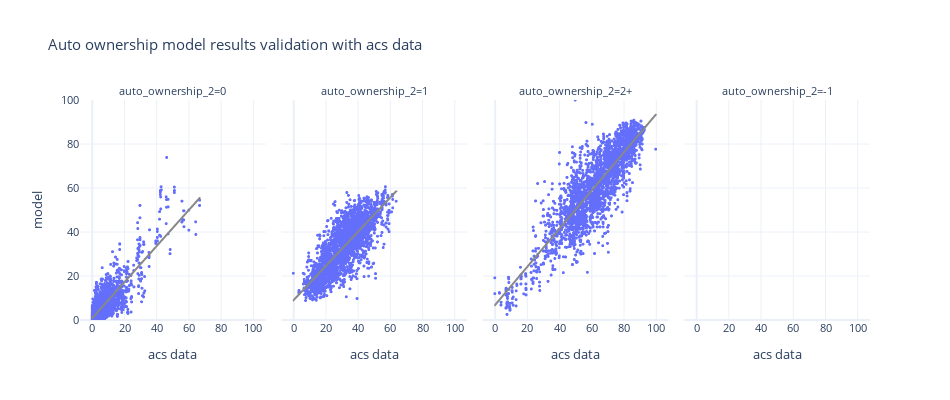

The notebook cell this image was saved under:
### Code cell
df_plot = pd.pivot(bg_auto_ownership, index=['block_group_id','auto_ownership_2'], columns='source', values='percentage').reset_index()



fig = px.scatter(df_plot, x="acs data", y="model", trendline="ols", trendline_color_override='rgb(136, 136, 136)',
                 template="plotly_white",
                 facet_col='auto_ownership_2', height=400, width=1000,
                 title="Auto ownership model results validation with acs data")
fig.update_xaxes(dtick=20)
fig.update_yaxes(dtick=20,range=[0, 100])
fig.update_traces(marker_size=3)
fig.update_layout(height=400, width=950, font=dict(size=11))
fig.show()

### Figure 1 — Plotly figure (JSON) as saved in the notebook; plotly's stock layout.template omitted (floating-point values rounded to 4 significant figures; data arrays with more than 128 entries replaced by an {"elided": "..."} marker saying what was removed)
{"data": [{"hovertemplate": "auto_ownership_2=0<br>acs data=%{x}<br>model=%{y}<extra></extra>", "legendgroup": "", "marker": {"color": "#636efa", "size": 3, "symbol": "circle"}, "mode": "markers", "name": "", "showlegend": false, "type": "scattergl", "x": {"elided": "2641 float values"}, "xaxis": "x", "y": {"elided": "2641 float values"}, "yaxis": "y"}, {"hovertemplate": "<b>OLS trendline</b><br>model = 0.81862 * acs data + 0.868504<br>R<sup>2</sup>=0.721629<br><br>auto_ownership_2=0<br>acs data=%{x}<br>model=%{y} <b>(trend)</b><extra></extra>", "legendgroup": "", "line": {"color": "rgb(136, 136, 136)"}, "marker": {"color": "#636efa", "size": 3, "symbol": "circle"}, "mode": "lines", "name": "", "showlegend": false, "type": "scattergl", "x": {"elided": "2628 float values"}, "xaxis": "x", "y": {"elided": "2628 float values"}, "yaxis": "y"}, {"hovertemplate": "auto_ownership_2=1<br>acs data=%{x}<br>model=%{y}<extra></extra>", "legendgroup": "", "marker": {"color": "#636efa", "size": 3, "symbol": "circle"}, "mode": "markers", "name": "", "showlegend": false, "type": "scattergl", "x": {"elided": "2641 float values"}, "xaxis": "x2", "y": {"elided": "2641 float values"}, "yaxis": "y2"}, {"hovertemplate": "<b>OLS trendline</b><br>model = 0.776804 * acs data + 8.8602<br>R<sup>2</sup>=0.634632<br><br>auto_ownership_2=1<br>acs data=%{x}<br>model=%{y} <b>(trend)</b><extra></extra>", "legendgroup": "", "line": {"color": "rgb(136, 136, 136)"}, "marker": {"color": "#636efa", "size": 3, "symbol": "circle"}, "mode": "lines", "name": "", "showlegend": false, "type": "scattergl", "x": {"elided": "2633 float values"}, "xaxis": "x2", "y": {"elided": "2633 float values"}, "yaxis": "y2"}, {"hovertemplate": "auto_ownership_2=2+<br>acs data=%{x}<br>model=%{y}<extra></extra>", "legendgroup": "", "marker": {"color": "#636efa", "size": 3, "symbol": "circle"}, "mode": "markers", "name": "", "showlegend": false, "type": "scattergl", "x": {"elided": "2641 float values"}, "xaxis": "x3", "y": {"elided": "2641 float values"}, "yaxis": "y3"}, {"hovertemplate": "<b>OLS trendline</b><br>model = 0.866544 * acs data + 6.66952<br>R<sup>2</sup>=0.754813<br><br>auto_ownership_2=2+<br>acs data=%{x}<br>model=%{y} <b>(trend)</b><extra></extra>", "legendgroup": "", "line": {"color": "rgb(136, 136, 136)"}, "marker": {"color": "#636efa", "size": 3, "symbol": "circle"}, "mode": "lines", "name": "", "showlegend": false, "type": "scattergl", "x": {"elided": "2634 float values"}, "xaxis": "x3", "y": {"elided": "2634 float values"}, "yaxis": "y3"}, {"hovertemplate": "auto_ownership_2=-1<br>acs data=%{x}<br>model=%{y}<extra></extra>", "legendgroup": "", "marker": {"color": "#636efa", "size": 3, "symbol": "circle"}, "mode": "markers", "name": "", "showlegend": false, "type": "scattergl", "x": [null, null, null, null, null, null, null, null], "xaxis": "x4", "y": [null, null, null, null, null, null, null, null], "yaxis": "y4"}, {"hovertemplate": "auto_ownership_2=-1<extra></extra>", "legendgroup": "", "line": {"color": "rgb(136, 136, 136)"}, "marker": {"color": "#636efa", "size": 3, "symbol": "circle"}, "mode": "lines", "name": "", "showlegend": false, "type": "scattergl", "xaxis": "x4", "yaxis": "y4"}], "layout": {"annotations": [{"font": {}, "showarrow": false, "text": "auto_ownership_2=0", "x": 0.1175, "xanchor": "center", "xref": "paper", "y": 1.0, "yanchor": "bottom", "yref": "paper"}, {"font": {}, "showarrow": false, "text": "auto_ownership_2=1", "x": 0.3725, "xanchor": "center", "xref": "paper", "y": 1.0, "yanchor": "bottom", "yref": "paper"}, {"font": {}, "showarrow": false, "text": "auto_ownership_2=2+", "x": 0.6275, "xanchor": "center", "xref": "paper", "y": 1.0, "yanchor": "bottom", "yref": "paper"}, {"font": {}, "showarrow": false, "text": "auto_ownership_2=-1", "x": 0.8825, "xanchor": "center", "xref": "paper", "y": 1.0, "yanchor": "bottom", "yref": "paper"}], "font": {"size": 11}, "height": 400, "legend": {"tracegroupgap": 0}, "title": {"text": "Auto ownership model results validation with acs data"}, "width": 950, "xaxis": {"anchor": "y", "domain": [0.0, 0.235], "dtick": 20, "title": {"text": "acs data"}}, "xaxis2": {"anchor": "y2", "domain": [0.255, 0.49], "dtick": 20, "matches": "x", "title": {"text": "acs data"}}, "xaxis3": {"anchor": "y3", "domain": [0.51, 0.745], "dtick": 20, "matches": "x", "title": {"text": "acs data"}}, "xaxis4": {"anchor": "y4", "domain": [0.765, 1.0], "dtick": 20, "matches": "x", "title": {"text": "acs data"}}, "yaxis": {"anchor": "x", "domain": [0.0, 1.0], "dtick": 20, "range": [0, 100], "title": {"text": "model"}}, "yaxis2": {"anchor": "x2", "domain": [0.0, 1.0], "dtick": 20, "matches": "y", "range": [0, 100], "showticklabels": false}, "yaxis3": {"anchor": "x3", "domain": [0.0, 1.0], "dtick": 20, "matches": "y", "range": [0, 100], "showticklabels": false}, "yaxis4": {"anchor": "x4", "domain": [0.0, 1.0], "dtick": 20, "matches": "y", "range": [0, 100], "showticklabels": false}}}
